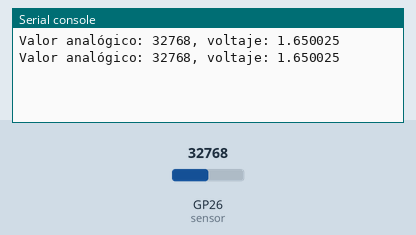
The program below on a simulated Raspberry Pi Pico running MicroPython. On the bench: the last lines printed to the serial console. The test bench sets the inputs (shaded band); at power-on: GP26 (sensor) = 32768 (analog values on the 0–65535 scale).

Above: at 1.2 s.
1.3 s: GP26 (sensor) set to 45874
At 2.3 s:
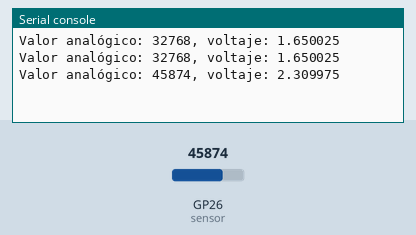
2.8 s: GP26 (sensor) set to 57670
At 3.8 s:
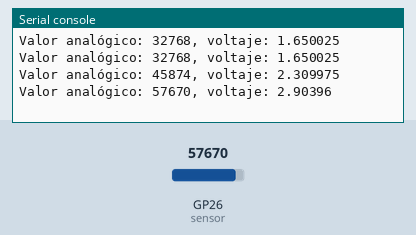
Timing chart, 0 to 5.8 s (numbered marks = the images above; inputs shaded):
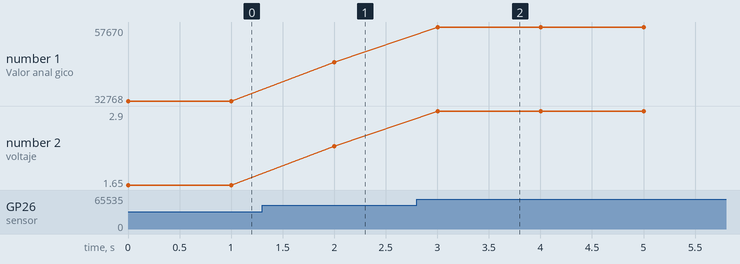

Measured:
- after the input at 1.3 s, the serial console: prints a new line after 0.70 s (image 1)
- after the input at 2.8 s, the serial console: prints a new line after 0.20 s (image 2)
- plotted number 1: 32768 → 45874 after the input at 1.3 s, 45874 → 57670 after the input at 2.8 s
- plotted number 2: 1.65 → 2.31 after the input at 1.3 s, 2.31 → 2.9 after the input at 2.8 s

The program:

04_senial_analogica.py
```python
from machine import ADC
from time import sleep

sensor = ADC(26)

while True:
    # El valor leído está entre 0 y 65535
    valor = sensor.read_u16()
    # La placa trabaja con un voltaje entre 0 y 3.3v
    voltaje = valor * 3.3 / 65535
    print(f"Valor analógico: {valor}, voltaje: {voltaje}")

    sleep(1)
```
